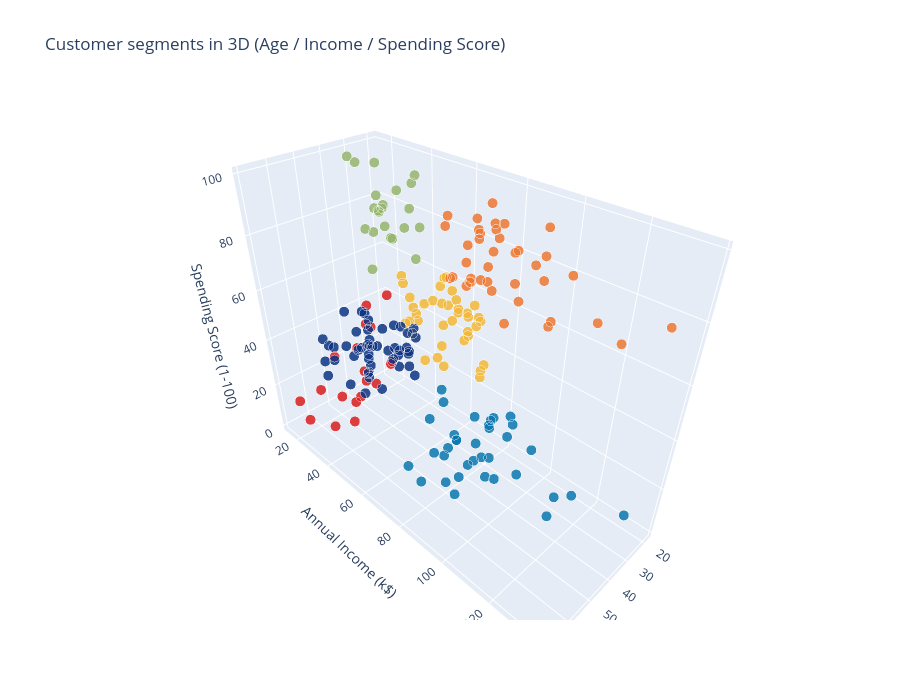

The notebook cell this image was saved under:
### Code cell
# --- Interactive 3D view (plotly) - drag to rotate -----------------------
trace = go.Scatter3d(
    x=df["Age"], y=df["Income"], z=df["Score"],
    mode="markers",
    marker=dict(color=df["cluster_3d"], size=6, colorscale="Portland",
                opacity=0.85, line=dict(color="white", width=0.4)),
    text=[f"Cluster {c}<br>Age {a}<br>Income {i}k$<br>Score {s}"
          for c, a, i, s in zip(df["cluster_3d"], df["Age"], df["Income"], df["Score"])],
    hoverinfo="text")

layout = go.Layout(
    title="Customer segments in 3D (Age / Income / Spending Score)",
    width=900, height=700,
    scene=dict(xaxis=dict(title="Age"),
               yaxis=dict(title="Annual Income (k$)"),
               zaxis=dict(title="Spending Score (1-100)")))

go.Figure(data=[trace], layout=layout).show()

### Figure 1 — Plotly figure (JSON) as saved in the notebook; plotly's stock layout.template omitted (floating-point values rounded to 4 significant figures; data arrays with more than 128 entries replaced by an {"elided": "..."} marker saying what was removed)
{"data": [{"hoverinfo": "text", "marker": {"color": {"elided": "200 int values"}, "colorscale": [[0.0, "rgb(12,51,131)"], [0.25, "rgb(10,136,186)"], [0.5, "rgb(242,211,56)"], [0.75, "rgb(242,143,56)"], [1.0, "rgb(217,30,30)"]], "line": {"color": "white", "width": 0.4}, "opacity": 0.85, "size": 6}, "mode": "markers", "text": {"elided": "200 str values"}, "type": "scatter3d", "x": {"elided": "200 int values"}, "y": {"elided": "200 int values"}, "z": {"elided": "200 int values"}}], "layout": {"height": 700, "scene": {"xaxis": {"title": {"text": "Age"}}, "yaxis": {"title": {"text": "Annual Income (k$)"}}, "zaxis": {"title": {"text": "Spending Score (1-100)"}}}, "title": {"text": "Customer segments in 3D (Age / Income / Spending Score)"}, "width": 900}}
